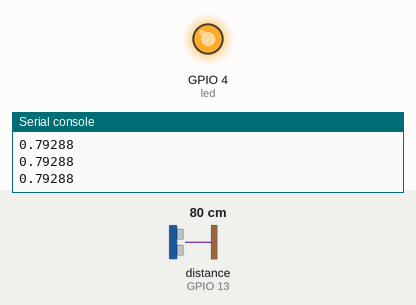
A program run on a simulated ESP32 board running MicroPython. On the bench: output pins drawn as LEDs (lit = HIGH), the last lines printed to the serial console. The test bench sets the inputs (shaded band); at power-on: distance to the obstacle (sensor on GPIO 13) 80 cm. The echo pulse lasts 58.3 µs per cm; library files of the repository ran but are not shown: hcsr04.py; pins used as bus, display or sensor lines are not drawn.

Above: at 1.2 s.
1.3 s: distance to the obstacle (sensor on GPIO 13) set to 197 cm
3.4 s: distance to the obstacle (sensor on GPIO 13) set to 205 cm
At 5.6 s:
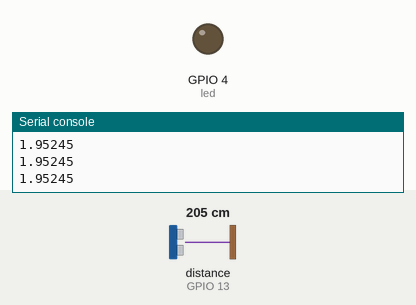
5.9 s: distance to the obstacle (sensor on GPIO 13) set to 2 cm
At 6.8 s:
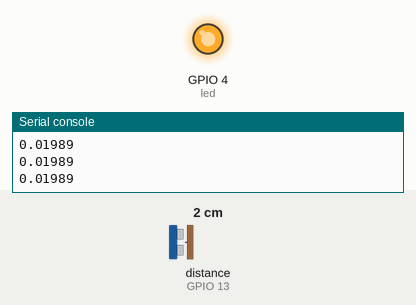
7.4 s: distance to the obstacle (sensor on GPIO 13) set to 250 cm
At 9.2 s:
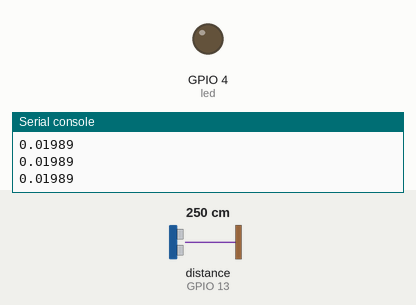
Timing chart, 0 to 10.7 s (numbered marks = the images above; inputs shaded):
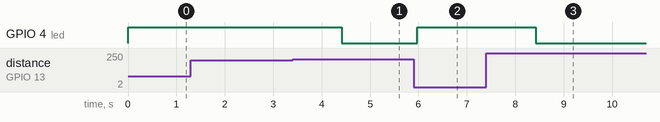

Measured:
- the behaviour switches between 201 and 202 cm on distance to the obstacle (sensor on GPIO 13) (found by bisection; images 0 and 1)
- after the input at 3.4 s, GPIO 4 (led): HIGH → LOW after 1.0 s
- after the input at 5.9 s, GPIO 4 (led): LOW → HIGH after 0.08 s
- after the input at 7.4 s, GPIO 4 (led): HIGH → LOW after 1.0 s

The program:

hcsr04_demo.py
```python
# Demonstation of HCSR04
# Following code periodicaly measures the distance using HCSR04 sensor
# and trigers LED if an object was measured closer than specified
# distance threshold.

from hcsr04 import HCSR04
import time
from machine import Pin

# Parameters
trig_pin_no = 14
echo_pin_no = 13
led_pin_no = 4
max_dist = 2  # Maximum distance that will triger LED (in meters)
led_time = 1  # Time for which the LED stays lit (in seconds)

# Initialization
led = Pin(led_pin_no, Pin.OUT)
s = HCSR04(trig_pin_no, echo_pin_no)
start = None

# Infinite loop, kill with Ctrl-C
while True:
    # Measure the distance
    d = s.distance()

    # If the sensor itself is reporting something in range and its closer
    # than max_dist, triger the LED
    if d is not None and d < max_dist:
        led.high()  # Lit up LED
        start = time.ticks_ms()  # Save trigger time
        print(d)  # Prints the distance that trigerred LED

    # Check if the LED is still lit and if so, check the timeout
    if start is not None and time.ticks_diff(time.ticks_ms(), start) > led_time * 1000:
        led.low()  # Turn off LED
        start = None  # Null the triger time => LED is off

    # Optional sleep to make terminal easier to read and prevent
    # buffer congestion.
    time.sleep(0.1)
```
